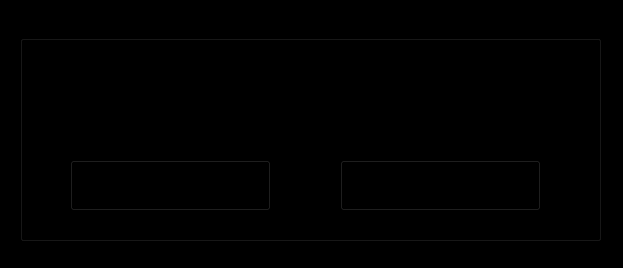
<?xml version="1.0" encoding="UTF-8"?>
<ui version="4.0">
 <class>Update_Subjects</class>
 <widget class="QMainWindow" name="Update_Subjects">
  <property name="geometry">
   <rect>
    <x>0</x>
    <y>0</y>
    <width>623</width>
    <height>268</height>
   </rect>
  </property>
  <property name="sizePolicy">
   <sizepolicy hsizetype="Fixed" vsizetype="Fixed">
    <horstretch>0</horstretch>
    <verstretch>0</verstretch>
   </sizepolicy>
  </property>
  <property name="minimumSize">
   <size>
    <width>623</width>
    <height>268</height>
   </size>
  </property>
  <property name="maximumSize">
   <size>
    <width>623</width>
    <height>268</height>
   </size>
  </property>
  <property name="font">
   <font>
    <family>Consolas</family>
    <pointsize>10</pointsize>
   </font>
  </property>
  <property name="windowTitle">
   <string>Update Subjects</string>
  </property>
  <property name="windowIcon">
   <iconset resource="QRC_FILES/Subjects/CREATE_SUB.qrc">
    <normaloff>:/PIC/Pictures/Main_logo.jpg</normaloff>:/PIC/Pictures/Main_logo.jpg</iconset>
  </property>
  <property name="styleSheet">
   <string notr="true">background-color: rgb(0, 0, 0);</string>
  </property>
  <property name="unifiedTitleAndToolBarOnMac">
   <bool>true</bool>
  </property>
  <widget class="QWidget" name="centralwidget">
   <widget class="QGroupBox" name="groupBox">
    <property name="geometry">
     <rect>
      <x>20</x>
      <y>20</y>
      <width>581</width>
      <height>221</height>
     </rect>
    </property>
    <property name="font">
     <font>
      <family>Consolas</family>
      <pointsize>10</pointsize>
     </font>
    </property>
    <property name="styleSheet">
     <string notr="true">background-image: url(:/PIC/Pictures/BG.jpg);</string>
    </property>
    <property name="title">
     <string>Update Subjects</string>
    </property>
    <widget class="QLabel" name="label_17">
     <property name="geometry">
      <rect>
       <x>30</x>
       <y>40</y>
       <width>181</width>
       <height>21</height>
      </rect>
     </property>
     <property name="sizePolicy">
      <sizepolicy hsizetype="Fixed" vsizetype="Fixed">
       <horstretch>0</horstretch>
       <verstretch>0</verstretch>
      </sizepolicy>
     </property>
     <property name="font">
      <font>
       <family>Consolas</family>
       <pointsize>10</pointsize>
      </font>
     </property>
     <property name="lineWidth">
      <number>1</number>
     </property>
     <property name="text">
      <string>Subject ID</string>
     </property>
    </widget>
    <widget class="QLineEdit" name="lineEdit">
     <property name="geometry">
      <rect>
       <x>40</x>
       <y>70</y>
       <width>201</width>
       <height>31</height>
      </rect>
     </property>
     <property name="sizePolicy">
      <sizepolicy hsizetype="Fixed" vsizetype="Fixed">
       <horstretch>0</horstretch>
       <verstretch>0</verstretch>
      </sizepolicy>
     </property>
     <property name="font">
      <font>
       <family>Consolas</family>
       <pointsize>10</pointsize>
      </font>
     </property>
     <property name="focusPolicy">
      <enum>Qt::StrongFocus</enum>
     </property>
     <property name="styleSheet">
      <string notr="true">background-image: url(:/PIC/Pictures/TB_PIC.png);</string>
     </property>
     <property name="inputMethodHints">
      <set>Qt::ImhDigitsOnly|Qt::ImhNoAutoUppercase|Qt::ImhPreferNumbers|Qt::ImhSensitiveData</set>
     </property>
     <property name="maxLength">
      <number>30</number>
     </property>
     <property name="frame">
      <bool>false</bool>
     </property>
     <property name="placeholderText">
      <string/>
     </property>
     <property name="clearButtonEnabled">
      <bool>false</bool>
     </property>
    </widget>
    <widget class="QLineEdit" name="lineEdit_2">
     <property name="geometry">
      <rect>
       <x>280</x>
       <y>70</y>
       <width>281</width>
       <height>31</height>
      </rect>
     </property>
     <property name="sizePolicy">
      <sizepolicy hsizetype="Fixed" vsizetype="Fixed">
       <horstretch>0</horstretch>
       <verstretch>0</verstretch>
      </sizepolicy>
     </property>
     <property name="font">
      <font>
       <family>Consolas</family>
       <pointsize>10</pointsize>
      </font>
     </property>
     <property name="focusPolicy">
      <enum>Qt::StrongFocus</enum>
     </property>
     <property name="styleSheet">
      <string notr="true">background-image: url(:/PIC/Pictures/TB_PIC.png);</string>
     </property>
     <property name="inputMethodHints">
      <set>Qt::ImhDigitsOnly|Qt::ImhNoAutoUppercase|Qt::ImhPreferNumbers|Qt::ImhSensitiveData</set>
     </property>
     <property name="maxLength">
      <number>30</number>
     </property>
     <property name="frame">
      <bool>false</bool>
     </property>
     <property name="placeholderText">
      <string/>
     </property>
     <property name="clearButtonEnabled">
      <bool>false</bool>
     </property>
    </widget>
    <widget class="QLabel" name="label_18">
     <property name="geometry">
      <rect>
       <x>270</x>
       <y>40</y>
       <width>181</width>
       <height>21</height>
      </rect>
     </property>
     <property name="sizePolicy">
      <sizepolicy hsizetype="Fixed" vsizetype="Fixed">
       <horstretch>0</horstretch>
       <verstretch>0</verstretch>
      </sizepolicy>
     </property>
     <property name="font">
      <font>
       <family>Consolas</family>
       <pointsize>10</pointsize>
      </font>
     </property>
     <property name="lineWidth">
      <number>1</number>
     </property>
     <property name="text">
      <string>Subject</string>
     </property>
    </widget>
    <widget class="QPushButton" name="pushButton_5">
     <property name="geometry">
      <rect>
       <x>50</x>
       <y>140</y>
       <width>201</width>
       <height>51</height>
      </rect>
     </property>
     <property name="font">
      <font>
       <family>Consolas</family>
       <pointsize>10</pointsize>
      </font>
     </property>
     <property name="focusPolicy">
      <enum>Qt::TabFocus</enum>
     </property>
     <property name="text">
      <string>Update</string>
     </property>
     <property name="default">
      <bool>false</bool>
     </property>
     <property name="flat">
      <bool>false</bool>
     </property>
    </widget>
    <widget class="QPushButton" name="pushButton_6">
     <property name="geometry">
      <rect>
       <x>320</x>
       <y>140</y>
       <width>201</width>
       <height>51</height>
      </rect>
     </property>
     <property name="font">
      <font>
       <family>Consolas</family>
       <pointsize>10</pointsize>
      </font>
     </property>
     <property name="focusPolicy">
      <enum>Qt::TabFocus</enum>
     </property>
     <property name="text">
      <string>Cancel</string>
     </property>
     <property name="default">
      <bool>false</bool>
     </property>
     <property name="flat">
      <bool>false</bool>
     </property>
    </widget>
   </widget>
  </widget>
 </widget>
 <resources>
  <include location="QRC_FILES/Subjects/CREATE_SUB.qrc"/>
 </resources>
 <connections/>
</ui>
